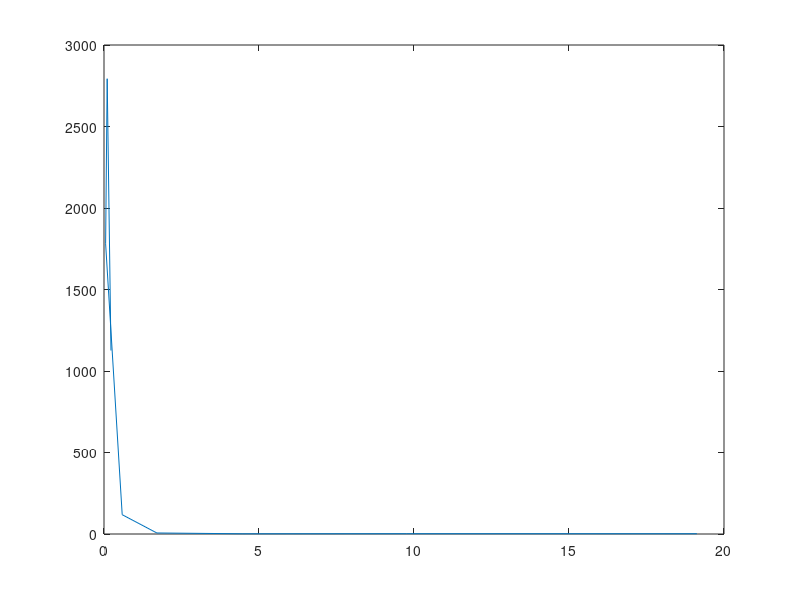
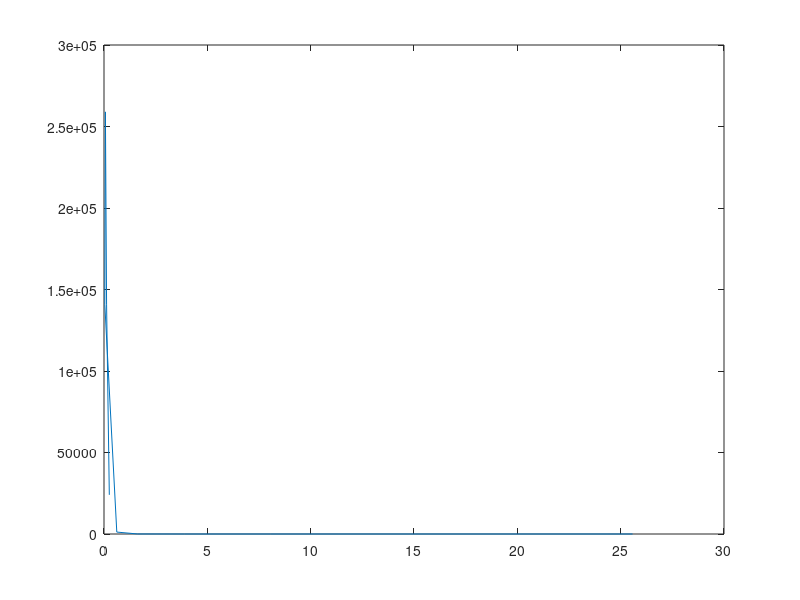
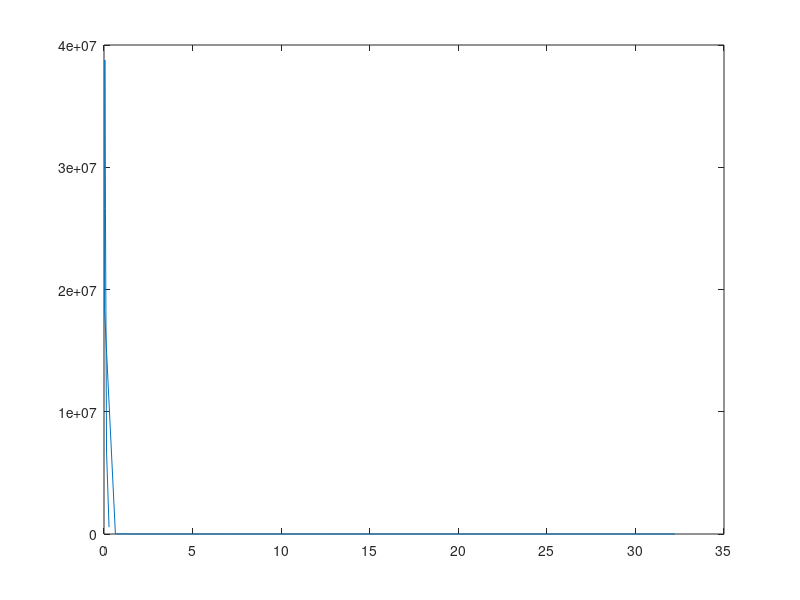
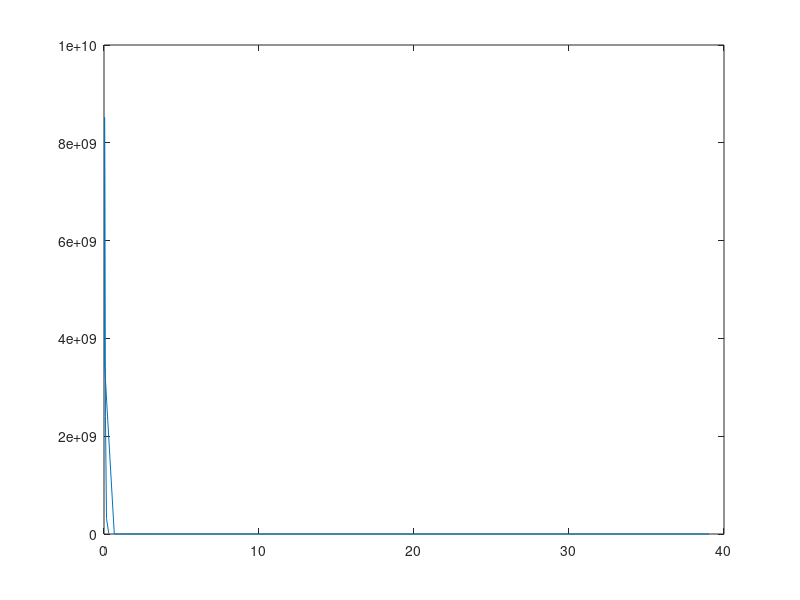

Write the MATLAB code that produced these figures, in order.
clc;
clear All;
close All;
clear;
close;
format long e

N=[8,10,12,14,16];
 cond_V=zeros;
for it =1 :length(N)
n=N(it);
F=gallery('frank',n);
[V , D]= eig(F);
eigen_val=sum(D);
eig_val=sort(eigen_val);
one_by_eig=1./eig_val;
%fprintf('eigen values are\n');
%disp(eig_val);
%fprintf('1/eigen values are\n');
%disp(one_by_eig);
eig_set=[eig_val',1 ./ eig_val'];
disp(eig_set);


[V,D, s]=condeig(F);
tab=[ diag(D)' ; s' ];
disp(tab);
figure();
plot(diag(D),s)
cond_V(it)=cond(V);
end
fprintf('cpndition no of V\n');
disp(cond_V);
figure()
semilogy(N,cond_V,'-*r')